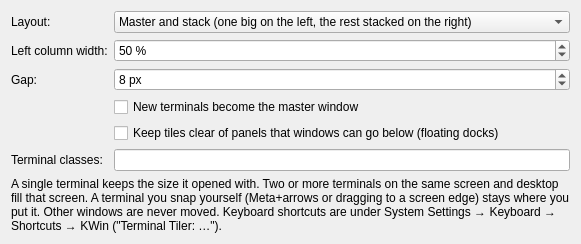
<?xml version="1.0" encoding="UTF-8"?>
<ui version="4.0">
 <class>TerminalTilerConfig</class>
 <widget class="QWidget" name="TerminalTilerConfig">
  <layout class="QFormLayout" name="formLayout">
   <item row="0" column="0">
    <widget class="QLabel" name="labelLayout">
     <property name="text">
      <string>Layout:</string>
     </property>
    </widget>
   </item>
   <item row="0" column="1">
    <widget class="QComboBox" name="kcfg_Layout">
     <item>
      <property name="text">
       <string>Master and stack (one big on the left, the rest stacked on the right)</string>
      </property>
     </item>
     <item>
      <property name="text">
       <string>Columns (side by side, equal width)</string>
      </property>
     </item>
     <item>
      <property name="text">
       <string>Rows (on top of each other, equal height)</string>
      </property>
     </item>
     <item>
      <property name="text">
       <string>Grid (2 side by side, 4 in a 2×2 grid, 6 in 3×2…)</string>
      </property>
     </item>
    </widget>
   </item>
   <item row="1" column="0">
    <widget class="QLabel" name="labelRatio">
     <property name="text">
      <string>Left column width:</string>
     </property>
    </widget>
   </item>
   <item row="1" column="1">
    <widget class="QSpinBox" name="kcfg_MasterRatio">
     <property name="suffix">
      <string> %</string>
     </property>
     <property name="minimum">
      <number>15</number>
     </property>
     <property name="maximum">
      <number>85</number>
     </property>
     <property name="value">
      <number>50</number>
     </property>
    </widget>
   </item>
   <item row="2" column="0">
    <widget class="QLabel" name="labelGap">
     <property name="text">
      <string>Gap:</string>
     </property>
    </widget>
   </item>
   <item row="2" column="1">
    <widget class="QSpinBox" name="kcfg_Gap">
     <property name="suffix">
      <string> px</string>
     </property>
     <property name="minimum">
      <number>0</number>
     </property>
     <property name="maximum">
      <number>64</number>
     </property>
     <property name="value">
      <number>8</number>
     </property>
    </widget>
   </item>
   <item row="3" column="1">
    <widget class="QCheckBox" name="kcfg_NewAsMaster">
     <property name="text">
      <string>New terminals become the master window</string>
     </property>
    </widget>
   </item>
   <item row="4" column="1">
    <widget class="QCheckBox" name="kcfg_AvoidFloatingPanels">
     <property name="text">
      <string>Keep tiles clear of panels that windows can go below (floating docks)</string>
     </property>
     <property name="checked">
      <bool>false</bool>
     </property>
    </widget>
   </item>
   <item row="5" column="0">
    <widget class="QLabel" name="labelClasses">
     <property name="text">
      <string>Terminal classes:</string>
     </property>
    </widget>
   </item>
   <item row="5" column="1">
    <widget class="QLineEdit" name="kcfg_TerminalClasses">
     <property name="toolTip">
      <string>Comma separated window classes or app IDs that count as terminals. Find a window's class with Alt+F3 → More Actions → Configure Special Window Settings → Detect Window Properties.</string>
     </property>
    </widget>
   </item>
   <item row="6" column="0" colspan="2">
    <widget class="QLabel" name="labelHint">
     <property name="text">
      <string>A single terminal keeps the size it opened with. Two or more terminals on the same screen and desktop fill that screen. A terminal you snap yourself (Meta+arrows or dragging to a screen edge) stays where you put it. Other windows are never moved. Keyboard shortcuts are under System Settings → Keyboard → Shortcuts → KWin ("Terminal Tiler: …").</string>
     </property>
     <property name="wordWrap">
      <bool>true</bool>
     </property>
    </widget>
   </item>
  </layout>
 </widget>
 <resources/>
 <connections/>
</ui>
